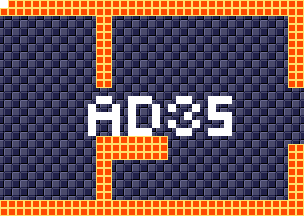

This is a level from a 2D game, rendered from its Tiled map with the project's own tilesets. A one-line summary and the map file follow, with tile-layer data summarised:
An orthogonal 38x27 tile map with 8x8 px tiles, 4 tile layers (background, foreground, room numbers, Objects), 15 tilesets.

<map version="1.5" tiledversion="1.7.1" orientation="orthogonal" renderorder="right-down" width="38" height="27" tilewidth="8" tileheight="8" infinite="0" nextlayerid="11" nextobjectid="1">
 <tileset firstgid="1" source="tilesheets/tsKarniMata.tsx" />
 <tileset firstgid="1025" source="tilesheets/tsVoodooWasp.tsx" />
 <tileset firstgid="2049" source="tilesheets/tsBurial.tsx" />
 <tileset firstgid="3073" source="tilesheets/tsBlueTemple.tsx" />
 <tileset firstgid="4097" source="tilesheets/tsGoddess.tsx" />
 <tileset firstgid="5121" source="tilesheets/tsKonark.tsx" />
 <tileset firstgid="6145" name="sEnemies" tilewidth="8" tileheight="8" tilecount="1024" columns="32">
  <image source="../grapx/tilesheets/sObjects.bmp" trans="ff94ff" width="256" height="256" />
 </tileset>
 <tileset firstgid="7169" source="tilesheets/tsIceTemple.tsx" />
 <tileset firstgid="8193" source="tilesheets/tsLavaArea.tsx" />
 <tileset firstgid="9217" source="tilesheets/tsBossArea.tsx" />
 <tileset firstgid="10241" source="tilesheets/tsPegu.tsx" />
 <tileset firstgid="11265" source="tilesheets/sTiwanakuTemple.tsx" />
 <tileset firstgid="12289" source="tilesheets/sIndraTemple.tsx" />
 <tileset firstgid="13313" source="tilesheets/sTeleport.tsx" />
 <tileset firstgid="14337" source="tilesheets/sObjects.tsx" />
 <layer id="2" name="background" width="38" height="27">
  <data>[1026 cells, 1026 non-empty, 2 distinct tile ids]</data>
 </layer>
 <layer id="1" name="foreground" width="38" height="27">
  <data>[1026 cells, 239 non-empty, 1 distinct tile ids]</data>
 </layer>
 <layer id="7" name="room numbers" width="38" height="27">
  <data>[1026 cells, 45 non-empty, 1 distinct tile ids]</data>
 </layer>
 <layer id="10" name="Objects" width="38" height="27">
  <data>[1026 cells, 0 non-empty, 0 distinct tile ids]</data>
 </layer>
</map>
